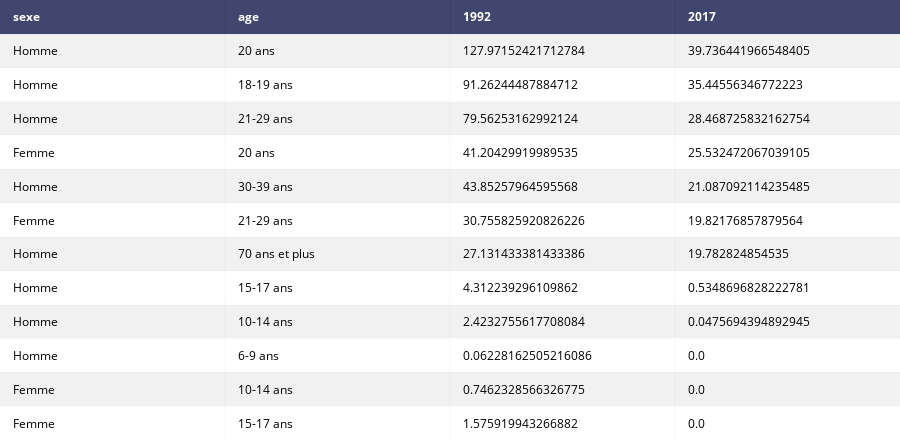

Here is the notebook cell this chart was saved with:
### Code cell
plotly.offline.iplot(sample_data_table, filename='./sample-data-table.html')

### Figure 1 — Plotly figure (JSON) as saved in the notebook; plotly's stock layout.template omitted (floating-point values rounded to 4 significant figures)
{"data": [{"colorscale": [[0, "#00083e"], [0.5, "#ededee"], [1, "#ffffff"]], "hoverinfo": "none", "opacity": 0.75, "showscale": false, "type": "heatmap", "uid": "50ba73e2-264a-44a7-b120-274dca72b90d", "z": [[0, 0, 0, 0], [0.5, 0.5, 0.5, 0.5], [1, 1, 1, 1], [0.5, 0.5, 0.5, 0.5], [1, 1, 1, 1], [0.5, 0.5, 0.5, 0.5], [1, 1, 1, 1], [0.5, 0.5, 0.5, 0.5], [1, 1, 1, 1], [0.5, 0.5, 0.5, 0.5], [1, 1, 1, 1], [0.5, 0.5, 0.5, 0.5], [1, 1, 1, 1]]}], "layout": {"annotations": [{"align": "left", "font": {"color": "#ffffff"}, "showarrow": false, "text": "<b>sexe</b>", "x": -0.45, "xanchor": "left", "xref": "x", "y": 0, "yref": "y"}, {"align": "left", "font": {"color": "#ffffff"}, "showarrow": false, "text": "<b>age</b>", "x": 0.55, "xanchor": "left", "xref": "x", "y": 0, "yref": "y"}, {"align": "left", "font": {"color": "#ffffff"}, "showarrow": false, "text": "<b>1992</b>", "x": 1.55, "xanchor": "left", "xref": "x", "y": 0, "yref": "y"}, {"align": "left", "font": {"color": "#ffffff"}, "showarrow": false, "text": "<b>2017</b>", "x": 2.55, "xanchor": "left", "xref": "x", "y": 0, "yref": "y"}, {"align": "left", "font": {"color": "#000000"}, "showarrow": false, "text": "Homme", "x": -0.45, "xanchor": "left", "xref": "x", "y": 1, "yref": "y"}, {"align": "left", "font": {"color": "#000000"}, "showarrow": false, "text": "20 ans", "x": 0.55, "xanchor": "left", "xref": "x", "y": 1, "yref": "y"}, {"align": "left", "font": {"color": "#000000"}, "showarrow": false, "text": "127.97152421712784", "x": 1.55, "xanchor": "left", "xref": "x", "y": 1, "yref": "y"}, {"align": "left", "font": {"color": "#000000"}, "showarrow": false, "text": "39.736441966548405", "x": 2.55, "xanchor": "left", "xref": "x", "y": 1, "yref": "y"}, {"align": "left", "font": {"color": "#000000"}, "showarrow": false, "text": "Homme", "x": -0.45, "xanchor": "left", "xref": "x", "y": 2, "yref": "y"}, {"align": "left", "font": {"color": "#000000"}, "showarrow": false, "text": "18-19 ans", "x": 0.55, "xanchor": "left", "xref": "x", "y": 2, "yref": "y"}, {"align": "left", "font": {"color": "#000000"}, "showarrow": false, "text": "91.26244487884712", "x": 1.55, "xanchor": "left", "xref": "x", "y": 2, "yref": "y"}, {"align": "left", "font": {"color": "#000000"}, "showarrow": false, "text": "35.44556346772223", "x": 2.55, "xanchor": "left", "xref": "x", "y": 2, "yref": "y"}, {"align": "left", "font": {"color": "#000000"}, "showarrow": false, "text": "Homme", "x": -0.45, "xanchor": "left", "xref": "x", "y": 3, "yref": "y"}, {"align": "left", "font": {"color": "#000000"}, "showarrow": false, "text": "21-29 ans", "x": 0.55, "xanchor": "left", "xref": "x", "y": 3, "yref": "y"}, {"align": "left", "font": {"color": "#000000"}, "showarrow": false, "text": "79.56253162992124", "x": 1.55, "xanchor": "left", "xref": "x", "y": 3, "yref": "y"}, {"align": "left", "font": {"color": "#000000"}, "showarrow": false, "text": "28.468725832162754", "x": 2.55, "xanchor": "left", "xref": "x", "y": 3, "yref": "y"}, {"align": "left", "font": {"color": "#000000"}, "showarrow": false, "text": "Femme", "x": -0.45, "xanchor": "left", "xref": "x", "y": 4, "yref": "y"}, {"align": "left", "font": {"color": "#000000"}, "showarrow": false, "text": "20 ans", "x": 0.55, "xanchor": "left", "xref": "x", "y": 4, "yref": "y"}, {"align": "left", "font": {"color": "#000000"}, "showarrow": false, "text": "41.20429919989535", "x": 1.55, "xanchor": "left", "xref": "x", "y": 4, "yref": "y"}, {"align": "left", "font": {"color": "#000000"}, "showarrow": false, "text": "25.532472067039105", "x": 2.55, "xanchor": "left", "xref": "x", "y": 4, "yref": "y"}, {"align": "left", "font": {"color": "#000000"}, "showarrow": false, "text": "Homme", "x": -0.45, "xanchor": "left", "xref": "x", "y": 5, "yref": "y"}, {"align": "left", "font": {"color": "#000000"}, "showarrow": false, "text": "30-39 ans", "x": 0.55, "xanchor": "left", "xref": "x", "y": 5, "yref": "y"}, {"align": "left", "font": {"color": "#000000"}, "showarrow": false, "text": "43.85257964595568", "x": 1.55, "xanchor": "left", "xref": "x", "y": 5, "yref": "y"}, {"align": "left", "font": {"color": "#000000"}, "showarrow": false, "text": "21.087092114235485", "x": 2.55, "xanchor": "left", "xref": "x", "y": 5, "yref": "y"}, {"align": "left", "font": {"color": "#000000"}, "showarrow": false, "text": "Femme", "x": -0.45, "xanchor": "left", "xref": "x", "y": 6, "yref": "y"}, {"align": "left", "font": {"color": "#000000"}, "showarrow": false, "text": "21-29 ans", "x": 0.55, "xanchor": "left", "xref": "x", "y": 6, "yref": "y"}, {"align": "left", "font": {"color": "#000000"}, "showarrow": false, "text": "30.755825920826226", "x": 1.55, "xanchor": "left", "xref": "x", "y": 6, "yref": "y"}, {"align": "left", "font": {"color": "#000000"}, "showarrow": false, "text": "19.82176857879564", "x": 2.55, "xanchor": "left", "xref": "x", "y": 6, "yref": "y"}, {"align": "left", "font": {"color": "#000000"}, "showarrow": false, "text": "Homme", "x": -0.45, "xanchor": "left", "xref": "x", "y": 7, "yref": "y"}, {"align": "left", "font": {"color": "#000000"}, "showarrow": false, "text": "70 ans et plus", "x": 0.55, "xanchor": "left", "xref": "x", "y": 7, "yref": "y"}, {"align": "left", "font": {"color": "#000000"}, "showarrow": false, "text": "27.131433381433386", "x": 1.55, "xanchor": "left", "xref": "x", "y": 7, "yref": "y"}, {"align": "left", "font": {"color": "#000000"}, "showarrow": false, "text": "19.782824854535", "x": 2.55, "xanchor": "left", "xref": "x", "y": 7, "yref": "y"}, {"align": "left", "font": {"color": "#000000"}, "showarrow": false, "text": "Homme", "x": -0.45, "xanchor": "left", "xref": "x", "y": 8, "yref": "y"}, {"align": "left", "font": {"color": "#000000"}, "showarrow": false, "text": "15-17 ans", "x": 0.55, "xanchor": "left", "xref": "x", "y": 8, "yref": "y"}, {"align": "left", "font": {"color": "#000000"}, "showarrow": false, "text": "4.312239296109862", "x": 1.55, "xanchor": "left", "xref": "x", "y": 8, "yref": "y"}, {"align": "left", "font": {"color": "#000000"}, "showarrow": false, "text": "0.5348696828222781", "x": 2.55, "xanchor": "left", "xref": "x", "y": 8, "yref": "y"}, {"align": "left", "font": {"color": "#000000"}, "showarrow": false, "text": "Homme", "x": -0.45, "xanchor": "left", "xref": "x", "y": 9, "yref": "y"}, {"align": "left", "font": {"color": "#000000"}, "showarrow": false, "text": "10-14 ans", "x": 0.55, "xanchor": "left", "xref": "x", "y": 9, "yref": "y"}, {"align": "left", "font": {"color": "#000000"}, "showarrow": false, "text": "2.4232755617708084", "x": 1.55, "xanchor": "left", "xref": "x", "y": 9, "yref": "y"}, {"align": "left", "font": {"color": "#000000"}, "showarrow": false, "text": "0.0475694394892945", "x": 2.55, "xanchor": "left", "xref": "x", "y": 9, "yref": "y"}, {"align": "left", "font": {"color": "#000000"}, "showarrow": false, "text": "Homme", "x": -0.45, "xanchor": "left", "xref": "x", "y": 10, "yref": "y"}, {"align": "left", "font": {"color": "#000000"}, "showarrow": false, "text": "6-9 ans", "x": 0.55, "xanchor": "left", "xref": "x", "y": 10, "yref": "y"}, {"align": "left", "font": {"color": "#000000"}, "showarrow": false, "text": "0.06228162505216086", "x": 1.55, "xanchor": "left", "xref": "x", "y": 10, "yref": "y"}, {"align": "left", "font": {"color": "#000000"}, "showarrow": false, "text": "0.0", "x": 2.55, "xanchor": "left", "xref": "x", "y": 10, "yref": "y"}, {"align": "left", "font": {"color": "#000000"}, "showarrow": false, "text": "Femme", "x": -0.45, "xanchor": "left", "xref": "x", "y": 11, "yref": "y"}, {"align": "left", "font": {"color": "#000000"}, "showarrow": false, "text": "10-14 ans", "x": 0.55, "xanchor": "left", "xref": "x", "y": 11, "yref": "y"}, {"align": "left", "font": {"color": "#000000"}, "showarrow": false, "text": "0.7462328566326775", "x": 1.55, "xanchor": "left", "xref": "x", "y": 11, "yref": "y"}, {"align": "left", "font": {"color": "#000000"}, "showarrow": false, "text": "0.0", "x": 2.55, "xanchor": "left", "xref": "x", "y": 11, "yref": "y"}, {"align": "left", "font": {"color": "#000000"}, "showarrow": false, "text": "Femme", "x": -0.45, "xanchor": "left", "xref": "x", "y": 12, "yref": "y"}, {"align": "left", "font": {"color": "#000000"}, "showarrow": false, "text": "15-17 ans", "x": 0.55, "xanchor": "left", "xref": "x", "y": 12, "yref": "y"}, {"align": "left", "font": {"color": "#000000"}, "showarrow": false, "text": "1.575919943266882", "x": 1.55, "xanchor": "left", "xref": "x", "y": 12, "yref": "y"}, {"align": "left", "font": {"color": "#000000"}, "showarrow": false, "text": "0.0", "x": 2.55, "xanchor": "left", "xref": "x", "y": 12, "yref": "y"}], "height": 440, "margin": {"b": 0, "l": 0, "r": 0, "t": 0}, "xaxis": {"dtick": 1, "gridwidth": 2, "showticklabels": false, "tick0": -0.5, "ticks": "", "zeroline": false}, "yaxis": {"autorange": "reversed", "dtick": 1, "gridwidth": 2, "showticklabels": false, "tick0": 0.5, "ticks": "", "zeroline": false}}}
